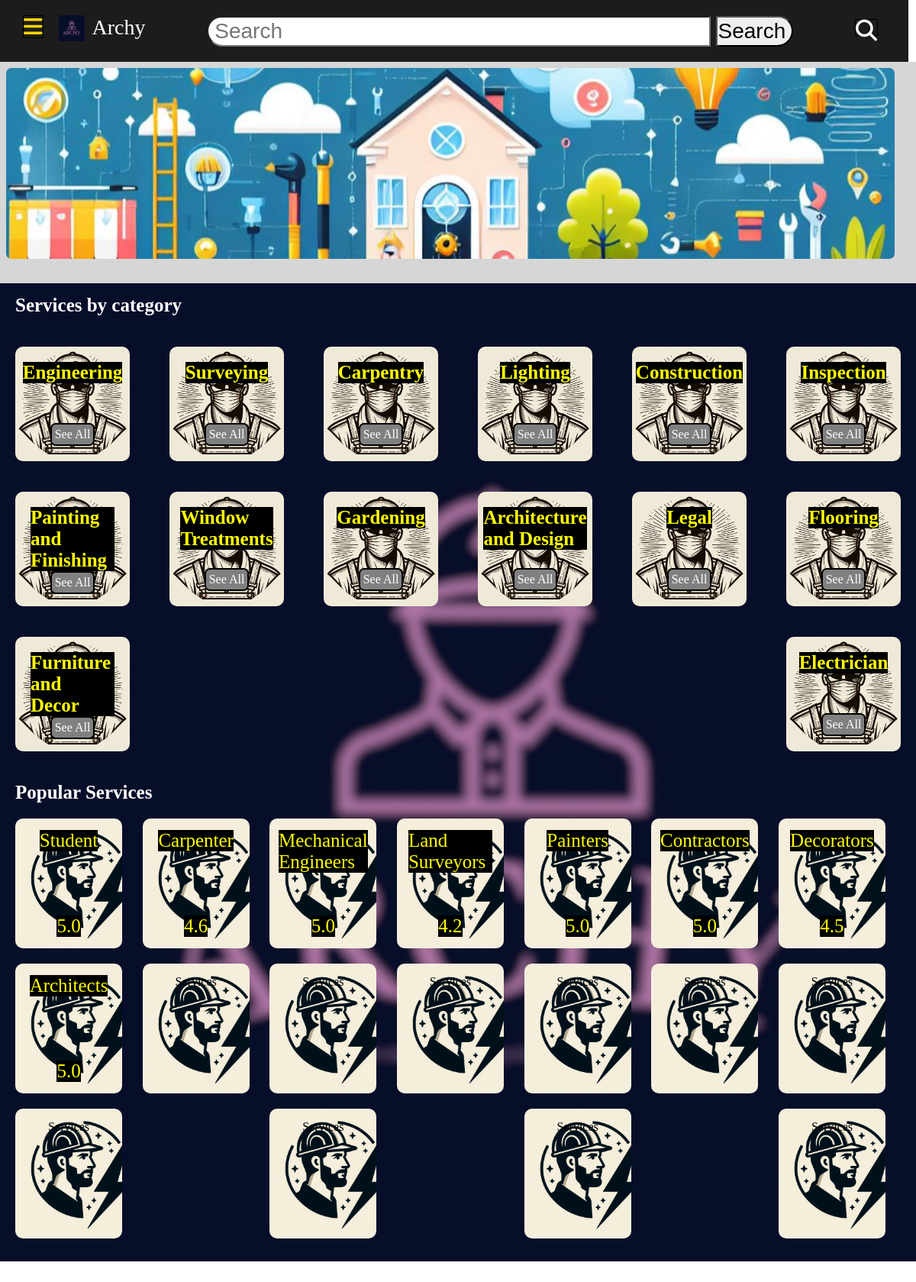
The app's page /routing/ (signed in) with its own data.
### routing/models.py (models this page shows)
class Professional(models.Model):
  name=models.CharField(max_length=64)
  photo=models.ImageField(blank=True, upload_to="images/")
  banner=models.ImageField(blank=True, upload_to="images/")
  age=models.IntegerField(blank=True)
  profession=models.CharField(max_length=30)
  bio=models.CharField(max_length=200,blank=True)
  country=models.CharField(max_length=64)
  city=models.CharField(max_length=64)
  email=models.EmailField(max_length=254)
  phone=models.IntegerField()
  category=models.CharField(max_length=64)
  price=models.CharField(max_length=30, default="650/day")
  rating=models.FloatField(default=0)
  about=models.TextField(blank=True)
  work=models.TextField(blank=True)
  service=models.CharField(max_length=60, default="Building Services")
  opento=models.BooleanField(default=False)

### routing/views.py (the view)
# urls.py: path("", views.index, name="index"),
def index(request):
  if not request.user.is_authenticated:
    return render(request, "routing/login.html")
  catag=set(Professional.objects.values_list("category", flat=True))
  all=Professional.objects.filter(rating__gt=4)
  return render(request, "routing/index.html",{
    "category": catag,
    "all": all
  })

### routing/templates/routing/index.html (shortened to what this page needs)
{% extends "routing/layout.html" %}
{% load static %}
{% block main %}
  <div class=main>
    <img src="{% static 'routing/ok.png' %}" alt="banner">
    <div class="everythings">
      <div class="catagory">
        <div id="catagory" style="font-size: 25px;">  <b style="color: white;">Services by category</b></div>
        <div class="items">
          {% for catag in category %}
          <div class="names">
            <span style="background-color: black;"> <b style="color: yellow;;">{{ catag }}</b></span>
            <a href="{% url 'routing:category' catag %}"><div class="seeall">See All</div></a>
          </div>
          {% endfor %}
        </div>
      </div>
      <div class="pop">
        <div id="pop"> <b style="color: white;">Popular Services </b> </div>
        <div class="allitems">
          {% for profile in all %}
            <a href="{% url 'routing:profile' profile.name %}"><div class="services">
              <div style="color: yellow; background-color: black; font-size: 25px;"> {{ profile.profession }} </div>
              <div style="color: yellow; background-color: black; font-size: 25px;"> {{ profile.rating }} </div>
            </div></a>
          {% endfor %}
          <div class="services">Services </div>
          <div class="services">Services </div>
          <div class="services">Services </div>
          <div class="services">Services </div>
          <div class="services">Services </div>
          <div class="services">Services </div>
          <div class="services">Services </div>
          <div class="services">Services </div>
          <div class="services">Services </div>
          <div class="services">Services </div>
        </div>
      </div>
    </div>
  </div>
{% endblock %}

### routing/templates/routing/layout.html (shortened to what this page needs)
{% load static %}
<!DOCTYPE html>
<html>
<head>
  <link href="{% static 'routing/layout.css' %}" rel="stylesheet" type="text/css" />
  <link rel="stylesheet" href="https://cdnjs.cloudflare.com/ajax/libs/font-awesome/6.5.2/css/all.min.css" />
</head>
<body>
  <div class="content">
    <div class="navbar">
      <div class="logo">
        <div id="lines" style="color: white; margin: 0px 20px; cursor: pointer;">
          <i class="fa-solid fa-bars"></i>
        </div>
        <a href="{% url 'routing:index' %}"><img src="{% static 'routing/archy.jpg' %}" alt="logo"></a>
        <a href="{% url 'routing:index' %}"><div id="name">Archy</div></a>
      </div>
      <form>
        <input type="search" placeholder=" Search" id="sear">
        <input type="submit" value="Search " id="find">
      </form>
      <div id="pp">
        <i style="color: white; height: 20px; margin-right:30px;" class="fa-solid fa-magnifying-glass"></i>
      </div>
    </div>
  <div class="page">
    {% block main %}
    {% endblock %}
  </div>
</body>
</html>

### routing/static/routing/layout.css (style rules this page uses)
* { margin: 0px; padding: 0px; }
body { background-color: #1c1c1c }
a { text-decoration: none; color: white; }
.navbar { display: flex; justify-content: space-between; align-items: center; background-color: #1c1c1c; padding: 20px 10px; font-size: 28px; width: 97.5vw; position: relative; }
img { height: 34px; margin-right: 10px; }
.logo { display: flex; }
input { height: 40px; font-size: 28px; }
#sear { width:55vw; }
#name { color: white; }
#sear { border-radius: 44px 0px 0px 47px; }
#find { border-radius: 0px 44px 47px 0px; }
i { margin-right: 14px; }
.page { display: flex; }
.main { width:100%; background-color: #d6d6d6; height: 89vh; overflow: hidden; overflow-y: auto; scrollbar-color: transparent transparent; }
.main img { width: 97%; height: auto; margin: 8px; border-radius: 7px; }
.everythings { margin-top: 20px; background-color: white; font-family: "Times New Roman", "Times", "serif"; }
.names { height: 110px; width: 110px; border-radius: 10px; padding: 20px; margin: 20px; display: flex; flex-direction: column; justify-content: space-between; align-items: center; }
#catagory { margin: 20px; padding-top: 15px; }
.items { display: flex; flex-wrap: wrap; justify-content: space-between; }
#pop { margin-bottom: 20px; font-family: "Times New Roman", "Times", "serif"; font-size:25px; }
.pop { padding: 20px; }
.services { height: 140px; width: 110px ; background-color: yellow; border-radius: 10px; margin: 0px 20px 20px 0px; }
.allitems { display: flex; justify-content: space-between; flex-wrap: wrap; }
.seeall { padding: 4px; background-color: grey; border-radius: 7px; border: 2px solid black; cursor: pointer; }
i { margin: 0px; padding: 0px; color: gold; border: 1px solid black; }
b { font-size: 25px; }

### routing/templates/routing/layout.html (style rules this page uses)
a { text-decoration: none; color: white; }

### records on screen
Professional: profession "Student", rating "5.0"
Professional: profession "Carpenter", rating "4.6"
Professional: profession "Mechanical Engineers", rating "5.0"
Professional: profession "Land Surveyors", rating "4.2"
Professional: profession "Painters", rating "5.0"
Professional: profession "Contractors", rating "5.0"
Professional: profession "Decorators", rating "4.5"
Professional: profession "Architects", rating "5.0"

### other values on screen
{{ catag }} "Engineering" "Surveying" "Carpentry" "Lighting" "Construction" "Inspection" "Painting and Finishing" "Window Treatments" "Gardening" "Architecture and Design" "Legal" "Flooring" "Furniture and Decor" "Electrician"
